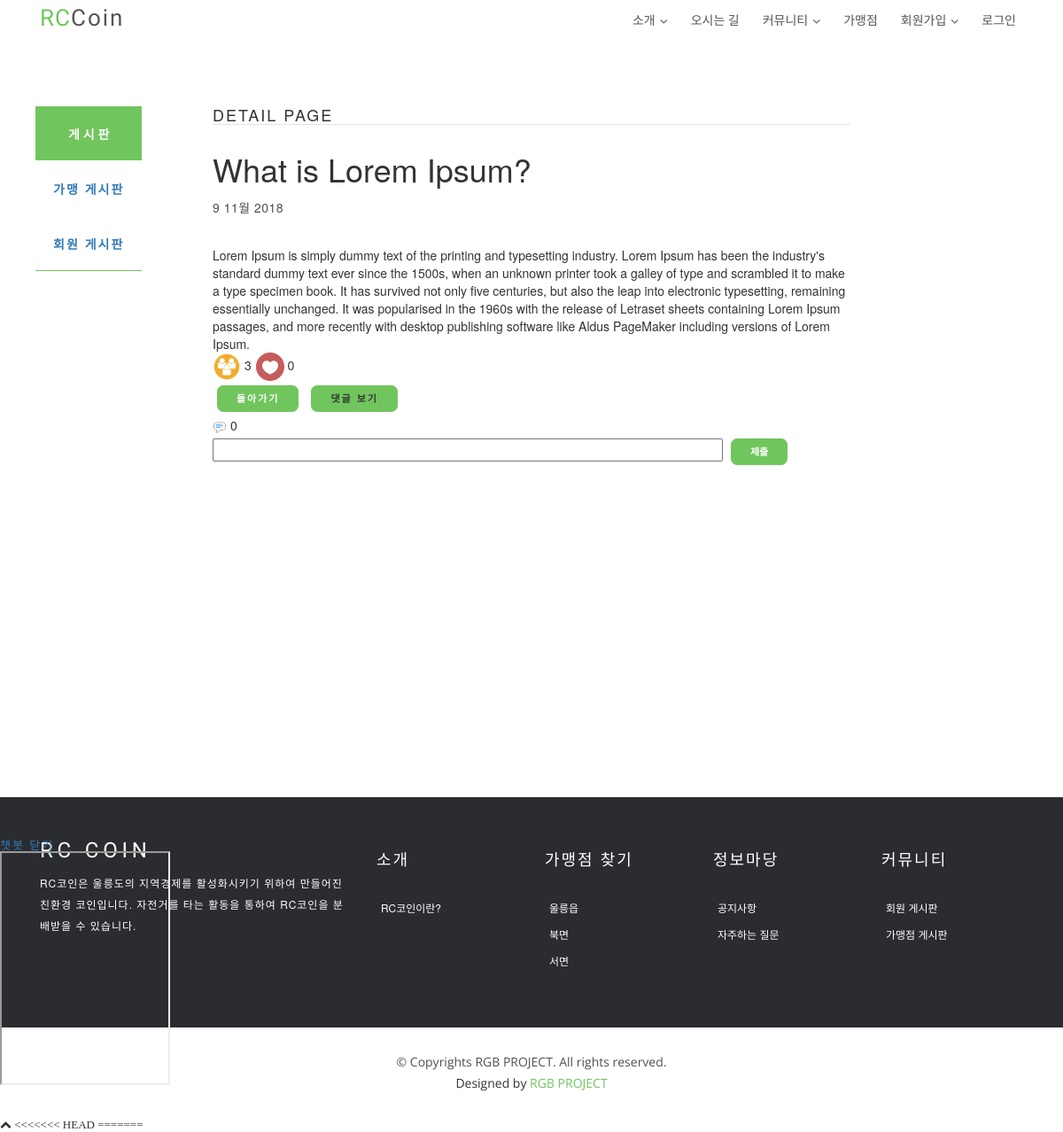
/board/read/1/, run on an earlier commit of the app's database.
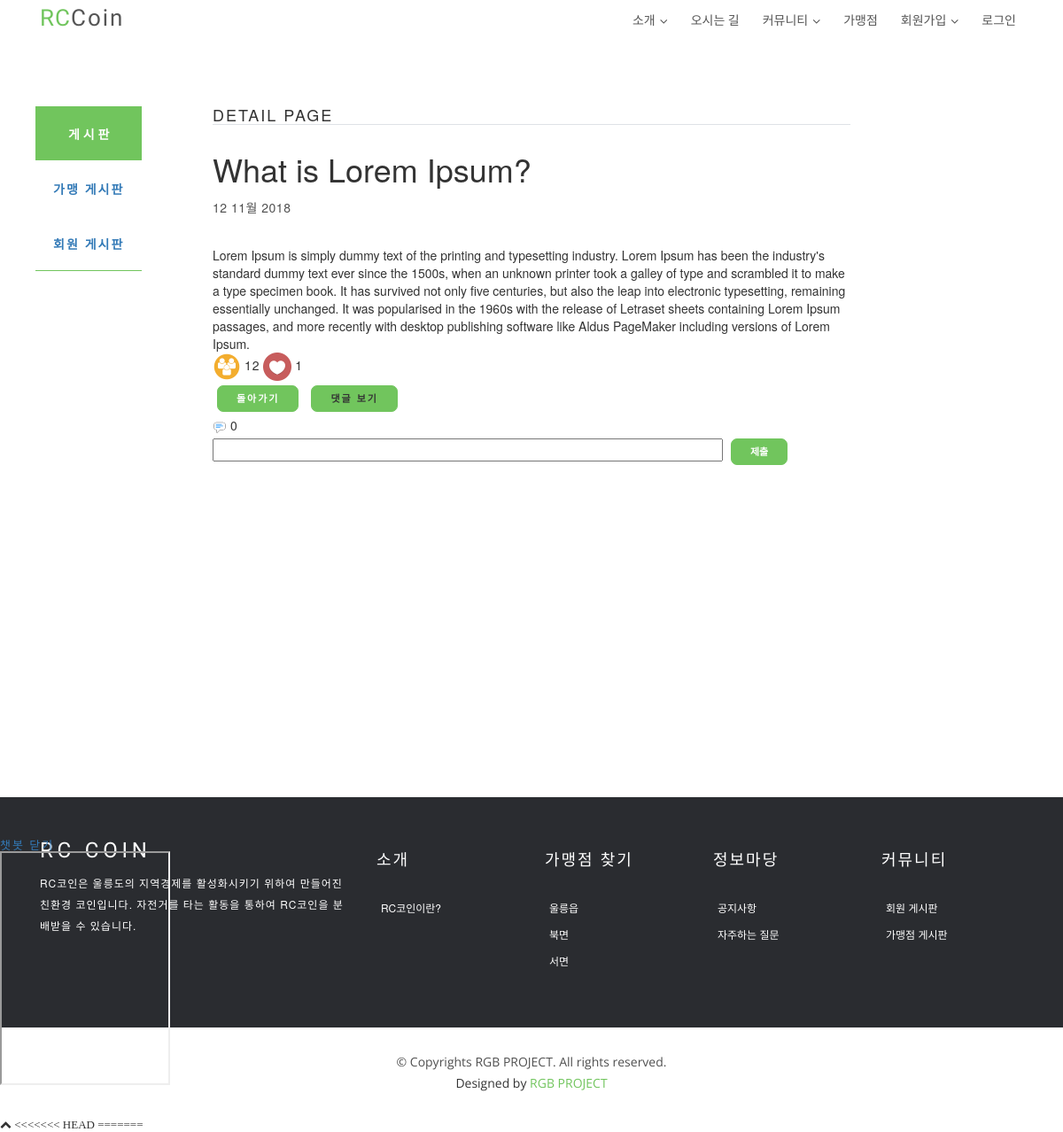
And on a later commit of the database.
### board/models.py (models this page shows, shortened)
class Board(models.Model):
    title = models.CharField('TITLE', max_length=100)
    content = models.TextField('CONTENT')
    writer = models.ForeignKey(User, null=True, on_delete=models.CASCADE)
    create_date = models.DateTimeField('CREATE_DATE', auto_now_add=True)
    modify_date = models.DateTimeField('MODIFY_DATE', auto_now=True)
    category = models.CharField('CATEGORY', max_length=10)
    count = models.IntegerField('COUNT', default=0)
    recommend = models.IntegerField('RECOMMEND', default=0)
    status = models.CharField('STATUS', max_length=1, default='Y')
    class Meta:
        ordering = ('-modify_date',)

### board/views.py (the view)
# urls.py: path('read/<int:pk>/', BoardDV.as_view(), name='read'),
class BoardDV(DetailView):
    model = Board
    def get_context_data(self, **kwargs):
        context = super(BoardDV, self).get_context_data(**kwargs)
        added = self.object.count + 1
        board = get_object_or_404(Board, id=self.object.id)
        board.count = added
        board.save()
        comment_cnt = 0
        try:
            comment = get_object_or_404(Comment, board_id=self.object.id)
            comment_cnt = len(comment)
        except:
            comment_cnt = 0
        context['object'] = self.object
        context['comment_cnt'] = comment_cnt
        return context

### board/templates/board/board_detail.html (shortened to what this page needs)
{% extends 'index_base.html' %}
{% load staticfiles %}
{% block content %}
  <link href="https://netdna.bootstrapcdn.com/bootstrap/3.3.5/css/bootstrap.css" rel="stylesheet">
  <link href="https://cdnjs.cloudflare.com/ajax/libs/summernote/0.8.9/summernote.css" rel="stylesheet">
<div class="side_bar" style="float: left; border-top: 1px solid #71c55d; border-bottom: 1px solid #71c55d; margin-left: 40px; background-color: white">
    <div style="padding: 20px; background-color: #71c55d;"><div class="" href="{% url 'board:list' %}" style="text-align: center; color: white; font-weight: bold;"> 게 시 판</div></div>
    <div style="border: 1px solid white;"></div>
    <div style="padding: 20px;" value="1" id="btn_board_type_1"><a class="btn_board_type_1" href="{% url 'board:list' %}" style="text-align: center; font-weight: bold;">가맹 게시판</a></div>
    <div style="border: 1px solid white;"></div>
    <div style="padding: 20px;" value="2" id="btn_board_type_2"><a class="btn_board_type_2" href="{% url 'board:list' %}" style="text-align: center; font-weight: bold;">회원 게시판</a></div>
</div>
<div class="content board_content" style="margin-left: 20%;margin-top: 10%;margin-right: 20%;margin-bottom: 30%">
    <h4 class="mt-4 mb-5 border-bottom">detail page</h4>
    <h1>{{ object.title }}</h1>
    <p class="date">
        {{ object.modify_date|date:"j F Y" }}
    </p>
    <div class="body" id="summernote">
        {{ object.content|safe }}
    </div>
    <div class="like">
        <a><img src="{% static 'img/people.png' %}"></a>
        <span>{{ object.count }}</span>
        <a href="#" onclick="add_like({{ object.id }})"><img src="{% static 'img/heart.png' %}"></a>
        <span class="recommed_cnt">{{ object.recommend }}</span>
    </div>
    <div>
        <a class="btn" href="{% url 'board:list' %}">돌아가기</a>
        <a class="btn btn_comment" onclick="comment({{ object.id }})">댓글 보기</a>
    </div>
    <div>
        <a><img src="{% static 'img/comment.png' %}"></a>
        <span>{{ comment_cnt }}</span>
    </div>
    <input class="input_comment" type='text' value='' style='width: 80%'>
    <button class='btn btn-primary btn_comment_write' onclick="write_comment({{ object.id }})">제출</button>
    <div class="comment_area" id="comment_area" style="display: table">
    </div>
</div>
{% endblock content %}

What changed in the data, as far as the page shows it:
changed Board "What is Lorem Ipsum?": modify_date "9 11월 2018" → "12 11월 2018"; count "3" → "12"; recommend "0" → "1"
